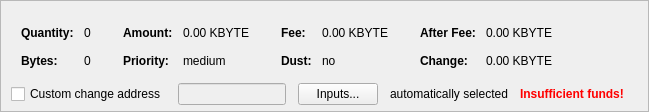
    <widget class="QFrame" name="frameCoinControl">
     <property name="sizePolicy">
      <sizepolicy hsizetype="Expanding" vsizetype="Expanding">
       <horstretch>0</horstretch>
       <verstretch>0</verstretch>
      </sizepolicy>
     </property>
     <property name="maximumSize">
      <size>
       <width>16777215</width>
       <height>16777215</height>
      </size>
     </property>
     <property name="frameShape">
      <enum>QFrame::StyledPanel</enum>
     </property>
     <property name="frameShadow">
      <enum>QFrame::Sunken</enum>
     </property>
     <layout class="QVBoxLayout" name="verticalLayoutCoinControl2">
      <property name="spacing">
       <number>0</number>
      </property>
      <property name="leftMargin">
       <number>0</number>
      </property>
      <property name="topMargin">
       <number>0</number>
      </property>
      <property name="rightMargin">
       <number>0</number>
      </property>
      <property name="bottomMargin">
       <number>6</number>
      </property>
      <item>
       <layout class="QVBoxLayout" name="verticalLayoutCoinControl" stretch="0,0,0">
        <property name="spacing">
         <number>0</number>
        </property>
        <property name="leftMargin">
         <number>10</number>
        </property>
        <property name="topMargin">
         <number>10</number>
        </property>
        <item>
         <layout class="QHBoxLayout" name="horizontalLayoutCoinControl2" stretch="0">
          <property name="spacing">
           <number>8</number>
          </property>
          <property name="bottomMargin">
           <number>10</number>
          </property>
          <item>
           <spacer name="horizontalSpacerCoinControl">
            <property name="orientation">
             <enum>Qt::Horizontal</enum>
            </property>
            <property name="sizeHint" stdset="0">
             <size>
              <width>40</width>
              <height>1</height>
             </size>
            </property>
           </spacer>
          </item>
         </layout>
        </item>
        <item>
         <widget class="QWidget" name="widgetCoinControl" native="true">
          <property name="sizePolicy">
           <sizepolicy hsizetype="Preferred" vsizetype="Preferred">
            <horstretch>0</horstretch>
            <verstretch>0</verstretch>
           </sizepolicy>
          </property>
          <property name="minimumSize">
           <size>
            <width>0</width>
            <height>0</height>
           </size>
          </property>
          <property name="styleSheet">
           <string notr="true"/>
          </property>
          <layout class="QHBoxLayout" name="horizontalLayoutCoinControl5">
           <property name="leftMargin">
            <number>0</number>
           </property>
           <property name="topMargin">
            <number>0</number>
           </property>
           <property name="rightMargin">
            <number>0</number>
           </property>
           <property name="bottomMargin">
            <number>0</number>
           </property>
           <item>
            <layout class="QHBoxLayout" name="horizontalLayoutCoinControl3" stretch="0,0,0,1">
             <property name="spacing">
              <number>20</number>
             </property>
             <property name="topMargin">
              <number>0</number>
             </property>
             <property name="bottomMargin">
              <number>10</number>
             </property>
             <item>
              <layout class="QFormLayout" name="formLayoutCoinControl1">
               <property name="horizontalSpacing">
                <number>10</number>
               </property>
               <property name="verticalSpacing">
                <number>14</number>
               </property>
               <property name="leftMargin">
                <number>10</number>
               </property>
               <property name="topMargin">
                <number>4</number>
               </property>
               <property name="rightMargin">
                <number>6</number>
               </property>
               <item row="0" column="0">
                <widget class="QLabel" name="labelCoinControlQuantityText">
                 <property name="font">
                  <font>
                   <weight>75</weight>
                   <bold>true</bold>
                  </font>
                 </property>
                 <property name="text">
                  <string>Quantity:</string>
                 </property>
                 <property name="margin">
                  <number>0</number>
                 </property>
                </widget>
               </item>
               <item row="0" column="1">
                <widget class="QLabel" name="labelCoinControlQuantity">
                 <property name="cursor">
                  <cursorShape>IBeamCursor</cursorShape>
                 </property>
                 <property name="contextMenuPolicy">
                  <enum>Qt::ActionsContextMenu</enum>
                 </property>
                 <property name="text">
                  <string notr="true">0</string>
                 </property>
                 <property name="margin">
                  <number>0</number>
                 </property>
                 <property name="textInteractionFlags">
                  <set>Qt::LinksAccessibleByMouse|Qt::TextSelectableByKeyboard|Qt::TextSelectableByMouse</set>
                 </property>
                </widget>
               </item>
               <item row="1" column="0">
                <widget class="QLabel" name="labelCoinControlBytesText">
                 <property name="font">
                  <font>
                   <weight>75</weight>
                   <bold>true</bold>
                  </font>
                 </property>
                 <property name="text">
                  <string>Bytes:</string>
                 </property>
                </widget>
               </item>
               <item row="1" column="1">
                <widget class="QLabel" name="labelCoinControlBytes">
                 <property name="cursor">
                  <cursorShape>IBeamCursor</cursorShape>
                 </property>
                 <property name="contextMenuPolicy">
                  <enum>Qt::ActionsContextMenu</enum>
                 </property>
                 <property name="text">
                  <string notr="true">0</string>
                 </property>
                 <property name="textInteractionFlags">
                  <set>Qt::LinksAccessibleByMouse|Qt::TextSelectableByKeyboard|Qt::TextSelectableByMouse</set>
                 </property>
                </widget>
               </item>
              </layout>
             </item>
             <item>
              <layout class="QFormLayout" name="formLayoutCoinControl2">
               <property name="horizontalSpacing">
                <number>10</number>
               </property>
               <property name="verticalSpacing">
                <number>14</number>
               </property>
               <property name="leftMargin">
                <number>6</number>
               </property>
               <property name="topMargin">
                <number>4</number>
               </property>
               <property name="rightMargin">
                <number>6</number>
               </property>
               <item row="0" column="0">
                <widget class="QLabel" name="labelCoinControlAmountText">
                 <property name="font">
                  <font>
                   <weight>75</weight>
                   <bold>true</bold>
                  </font>
                 </property>
                 <property name="text">
                  <string>Amount:</string>
                 </property>
                 <property name="margin">
                  <number>0</number>
                 </property>
                </widget>
               </item>
               <item row="0" column="1">
                <widget class="QLabel" name="labelCoinControlAmount">
                 <property name="cursor">
                  <cursorShape>IBeamCursor</cursorShape>
                 </property>
                 <property name="contextMenuPolicy">
                  <enum>Qt::ActionsContextMenu</enum>
                 </property>
                 <property name="text">
                  <string notr="true">0.00 KBYTE</string>
                 </property>
                 <property name="textInteractionFlags">
                  <set>Qt::LinksAccessibleByMouse|Qt::TextSelectableByKeyboard|Qt::TextSelectableByMouse</set>
                 </property>
                </widget>
               </item>
               <item row="1" column="0">
                <widget class="QLabel" name="labelCoinControlPriorityText">
                 <property name="font">
                  <font>
                   <weight>75</weight>
                   <bold>true</bold>
                  </font>
                 </property>
                 <property name="text">
                  <string>Priority:</string>
                 </property>
                </widget>
               </item>
               <item row="1" column="1">
                <widget class="QLabel" name="labelCoinControlPriority">
                 <property name="cursor">
                  <cursorShape>IBeamCursor</cursorShape>
                 </property>
                 <property name="contextMenuPolicy">
                  <enum>Qt::ActionsContextMenu</enum>
                 </property>
                 <property name="text">
                  <string notr="true">medium</string>
                 </property>
                 <property name="textInteractionFlags">
                  <set>Qt::LinksAccessibleByMouse|Qt::TextSelectableByKeyboard|Qt::TextSelectableByMouse</set>
                 </property>
                </widget>
               </item>
              </layout>
             </item>
             <item>
              <layout class="QFormLayout" name="formLayoutCoinControl3">
               <property name="horizontalSpacing">
                <number>10</number>
               </property>
               <property name="verticalSpacing">
                <number>14</number>
               </property>
               <property name="leftMargin">
                <number>6</number>
               </property>
               <property name="topMargin">
                <number>4</number>
               </property>
               <property name="rightMargin">
                <number>6</number>
               </property>
               <item row="0" column="0">
                <widget class="QLabel" name="labelCoinControlFeeText">
                 <property name="font">
                  <font>
                   <weight>75</weight>
                   <bold>true</bold>
                  </font>
                 </property>
                 <property name="text">
                  <string>Fee:</string>
                 </property>
                 <property name="margin">
                  <number>0</number>
                 </property>
                </widget>
               </item>
               <item row="0" column="1">
                <widget class="QLabel" name="labelCoinControlFee">
                 <property name="cursor">
                  <cursorShape>IBeamCursor</cursorShape>
                 </property>
                 <property name="contextMenuPolicy">
                  <enum>Qt::ActionsContextMenu</enum>
                 </property>
                 <property name="text">
                  <string notr="true">0.00 KBYTE</string>
                 </property>
                 <property name="textInteractionFlags">
                  <set>Qt::LinksAccessibleByMouse|Qt::TextSelectableByKeyboard|Qt::TextSelectableByMouse</set>
                 </property>
                </widget>
               </item>
               <item row="1" column="0">
                <widget class="QLabel" name="labelCoinControlLowOutputText">
                 <property name="font">
                  <font>
                   <weight>75</weight>
                   <bold>true</bold>
                  </font>
                 </property>
                 <property name="text">
                  <string>Dust:</string>
                 </property>
                </widget>
               </item>
               <item row="1" column="1">
                <widget class="QLabel" name="labelCoinControlLowOutput">
                 <property name="cursor">
                  <cursorShape>IBeamCursor</cursorShape>
                 </property>
                 <property name="contextMenuPolicy">
                  <enum>Qt::ActionsContextMenu</enum>
                 </property>
                 <property name="text">
                  <string notr="true">no</string>
                 </property>
                 <property name="textInteractionFlags">
                  <set>Qt::LinksAccessibleByMouse|Qt::TextSelectableByKeyboard|Qt::TextSelectableByMouse</set>
                 </property>
                </widget>
               </item>
              </layout>
             </item>
             <item>
              <layout class="QFormLayout" name="formLayoutCoinControl4">
               <property name="horizontalSpacing">
                <number>10</number>
               </property>
               <property name="verticalSpacing">
                <number>14</number>
               </property>
               <property name="leftMargin">
                <number>6</number>
               </property>
               <property name="topMargin">
                <number>4</number>
               </property>
               <property name="rightMargin">
                <number>6</number>
               </property>
               <item row="0" column="0">
                <widget class="QLabel" name="labelCoinControlAfterFeeText">
                 <property name="font">
                  <font>
                   <weight>75</weight>
                   <bold>true</bold>
                  </font>
                 </property>
                 <property name="text">
                  <string>After Fee:</string>
                 </property>
                 <property name="margin">
                  <number>0</number>
                 </property>
                </widget>
               </item>
               <item row="0" column="1">
                <widget class="QLabel" name="labelCoinControlAfterFee">
                 <property name="cursor">
                  <cursorShape>IBeamCursor</cursorShape>
                 </property>
                 <property name="contextMenuPolicy">
                  <enum>Qt::ActionsContextMenu</enum>
                 </property>
                 <property name="text">
                  <string notr="true">0.00 KBYTE</string>
                 </property>
                 <property name="textInteractionFlags">
                  <set>Qt::LinksAccessibleByMouse|Qt::TextSelectableByKeyboard|Qt::TextSelectableByMouse</set>
                 </property>
                </widget>
               </item>
               <item row="1" column="0">
                <widget class="QLabel" name="labelCoinControlChangeText">
                 <property name="font">
                  <font>
                   <weight>75</weight>
                   <bold>true</bold>
                  </font>
                 </property>
                 <property name="text">
                  <string>Change:</string>
                 </property>
                </widget>
               </item>
               <item row="1" column="1">
                <widget class="QLabel" name="labelCoinControlChange">
                 <property name="cursor">
                  <cursorShape>IBeamCursor</cursorShape>
                 </property>
                 <property name="contextMenuPolicy">
                  <enum>Qt::ActionsContextMenu</enum>
                 </property>
                 <property name="text">
                  <string notr="true">0.00 KBYTE</string>
                 </property>
                 <property name="textInteractionFlags">
                  <set>Qt::LinksAccessibleByMouse|Qt::TextSelectableByKeyboard|Qt::TextSelectableByMouse</set>
                 </property>
                </widget>
               </item>
              </layout>
             </item>
            </layout>
           </item>
          </layout>
         </widget>
        </item>
        <item>
         <layout class="QHBoxLayout" name="horizontalLayoutCoinControl4" stretch="0,0,0,0,0,0">
          <property name="spacing">
           <number>12</number>
          </property>
          <property name="sizeConstraint">
           <enum>QLayout::SetDefaultConstraint</enum>
          </property>
          <property name="topMargin">
           <number>5</number>
          </property>
          <property name="rightMargin">
           <number>5</number>
          </property>
          <item>
           <widget class="QCheckBox" name="checkBoxCoinControlChange">
            <property name="toolTip">
             <string>If this is activated, but the change address is empty or invalid, change will be sent to a newly generated address.</string>
            </property>
            <property name="text">
             <string>Custom change address</string>
            </property>
           </widget>
          </item>
          <item>
           <widget class="QValidatedLineEdit" name="lineEditCoinControlChange">
            <property name="enabled">
             <bool>false</bool>
            </property>
            <property name="sizePolicy">
             <sizepolicy hsizetype="Expanding" vsizetype="Fixed">
              <horstretch>0</horstretch>
              <verstretch>0</verstretch>
             </sizepolicy>
            </property>
           </widget>
          </item>
          <item>
           <widget class="QPushButton" name="pushButtonCoinControl">
            <property name="styleSheet">
             <string notr="true"/>
            </property>
            <property name="text">
             <string>Inputs...</string>
            </property>
            <property name="autoDefault">
             <bool>false</bool>
            </property>
           </widget>
          </item>
          <item>
           <widget class="QLabel" name="labelCoinControlAutomaticallySelected">
            <property name="text">
             <string>automatically selected</string>
            </property>
            <property name="margin">
             <number>5</number>
            </property>
           </widget>
          </item>
          <item>
           <widget class="QLabel" name="labelCoinControlInsuffFunds">
            <property name="font">
             <font>
              <weight>75</weight>
              <bold>true</bold>
             </font>
            </property>
            <property name="styleSheet">
             <string notr="true">color:red;font-weight:bold;</string>
            </property>
            <property name="text">
             <string>Insufficient funds!</string>
            </property>
            <property name="margin">
             <number>5</number>
            </property>
           </widget>
          </item>
          <item>
           <widget class="QLabel" name="labelCoinControlChangeLabel">
            <property name="sizePolicy">
             <sizepolicy hsizetype="Preferred" vsizetype="Expanding">
              <horstretch>0</horstretch>
              <verstretch>0</verstretch>
             </sizepolicy>
            </property>
            <property name="minimumSize">
             <size>
              <width>0</width>
              <height>0</height>
             </size>
            </property>
            <property name="text">
             <string/>
            </property>
            <property name="margin">
             <number>3</number>
            </property>
           </widget>
          </item>
         </layout>
        </item>
       </layout>
      </item>
     </layout>
    </widget>
